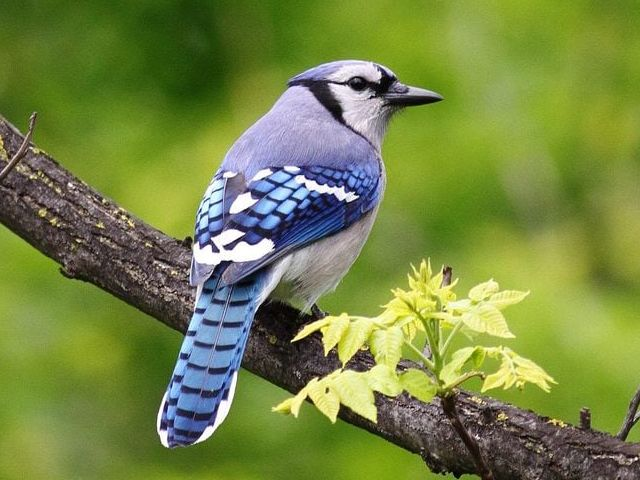
#> input picture app/salience/test_scripts/test.jpg, 640 x 480 px
$ python comp_sal_test.py
#> lines starting #> are read from the running program, lines starting #| are printed output that depends on the picture; after the words box and inside, x2 and y2 are one past the last pixel; in counts of white or black regions, pixels touching at a corner belong together
#> in main, input_img is the input picture: shape (480, 640, 3); mean B, G, R 68.1, 134, 117.6
### app/salience/models.py
import numpy as np
import cv2
from skimage.color import rgb2gray

class BMS:
    @staticmethod
    def binarize_img(gray, threshold):
        # Use faster numpy vector comparison to threshold image
        return (gray > threshold).astype(np.uint8)

    @staticmethod
    def activate_bool_map(bool_map):
        """
        Label connected components, then keep only
        those that do NOT touch the image border.
        Gestalt principle: areas surrounded with contrasting info are salient.
        """
        # connectedComponentsWithStats gives:
        #   num_labels, label_map, stats, centroids
        num_labels, label_map, stats, _ = cv2.connectedComponentsWithStats(bool_map, connectivity=8)
        h, w = bool_map.shape
        attn = np.zeros_like(bool_map, dtype=np.float32)

        # stats[i] = [x, y, width, height, area]
        for label in range(1, num_labels):  # skip background=0
            x, y, width, height, area = stats[label]
            # If region touches any border,
            # its bbox will start at 0
            # or extend up to w/h
            if x == 0 or y == 0 or x + width >= w or y + height >= h:
                continue
            # Otherwise activate those pixels
            attn[label_map == label] = 1.0

        return attn

    @staticmethod
    def computeSaliency(img, n_thresholds=16, lb=25, ub=230):
        """
        img: BGR or RGB image array (HxWx3)
        returns: success flag, saliency map normalized to [0,1]
        """
#> called with n_thresholds = 16, lb = 25, ub = 230
        # 0) Validate input
        if img is None:
            print("Image not found.")
            return False, None
        if img.ndim not in [2,3]:
            print(f"Invalid image dim: {img.ndim} Must be 2 or 3")
            return False, None
        # 1) Convert to gray float in [0,255]
        gray = rgb2gray(img) * 255.0
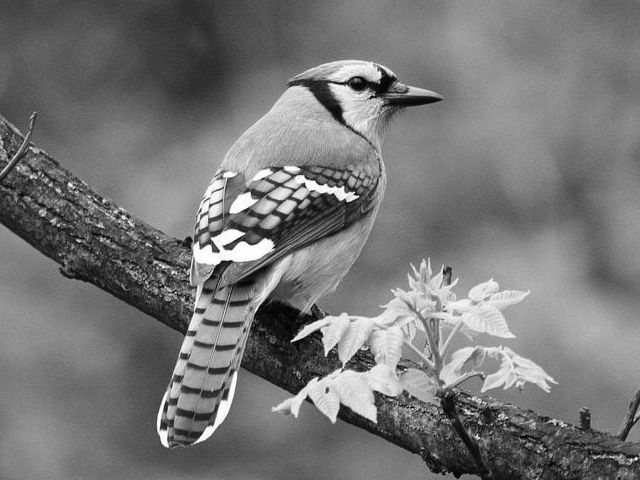
#> gray: shape (480, 640) float64; min 0, max 255, mean 118.8
        # 2) Generate thresholds (equally spaced)
        thresholds = np.linspace(lb, ub, n_thresholds, endpoint=False)

        # 3) For each threshold, build and activate the boolean map
        attn_map = np.zeros(gray.shape, dtype=np.float32)
        for thr in thresholds:
            bool_map = BMS.binarize_img(gray, thr)
            attn_map += BMS.activate_bool_map(bool_map)
#> this loop made 16 passes
#> num_labels in activate_bool_map on passes 1 to 12: 51, 67, 186, 304, 474, 655, 717, 825, 1044, 831, 648, 572
#> pass 1, in computeSaliency, `bool_map = BMS.binarize_img(gray, thr)`:
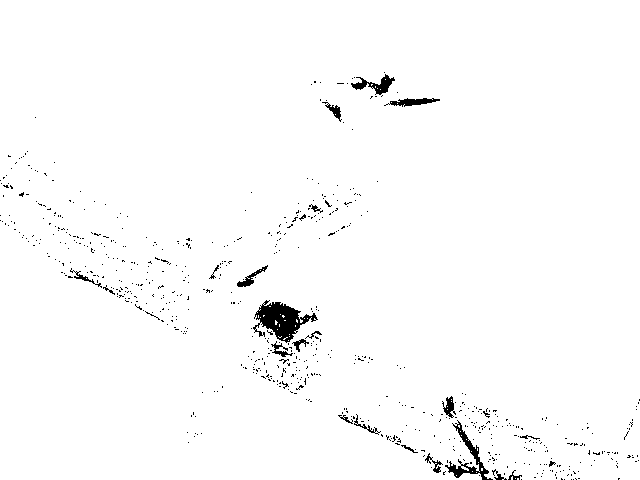
#> bool_map: shape (480, 640); values 0 (black) and 1 (white), 98.3% white; 686 black regions (664 under 20 px), largest, box (x1, y1, x2, y2) and area: (253, 300, 318, 343) 1272, (445, 420, 493, 480) 599, (351, 74, 395, 95) 345
#> pass 1, in activate_bool_map, `num_labels, label_map, stats, _ = cv2.connectedComponentsWithStats(boo..`:
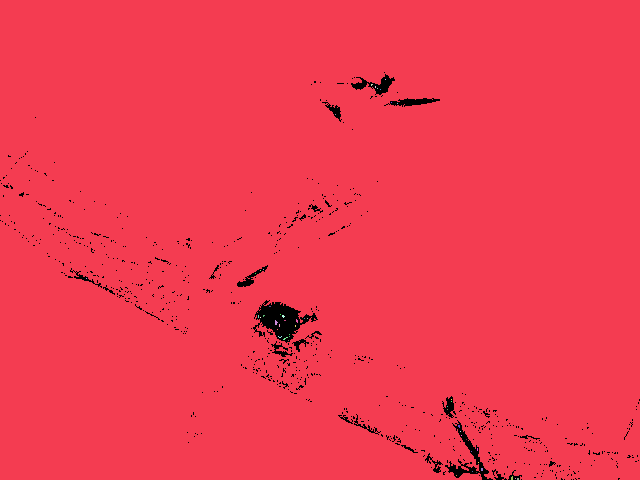
#> label_map: shape (480, 640) int32; 51 distinct labels, from 0 to 50; one colour per label, 0 black
#> pass 2, in computeSaliency, `bool_map = BMS.binarize_img(gray, thr)`:
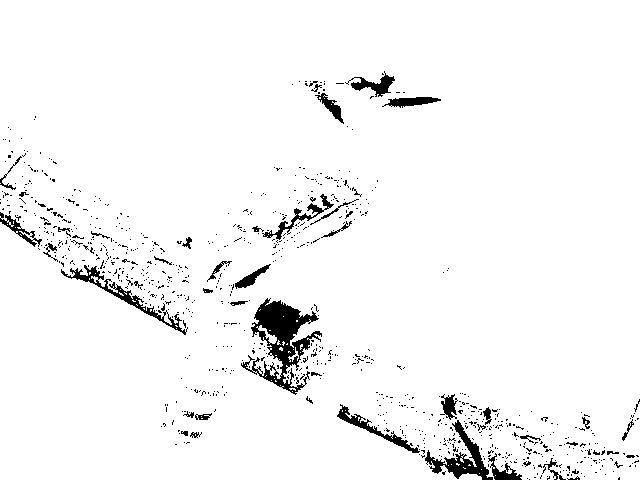
#> bool_map: shape (480, 640); values 0 (black) and 1 (white), 96% white; 885 black regions (839 under 20 px), largest, box (x1, y1, x2, y2) and area: (241, 298, 322, 395) 2839, (425, 420, 493, 480) 1161, (61, 265, 188, 335) 948
#> after the loop:
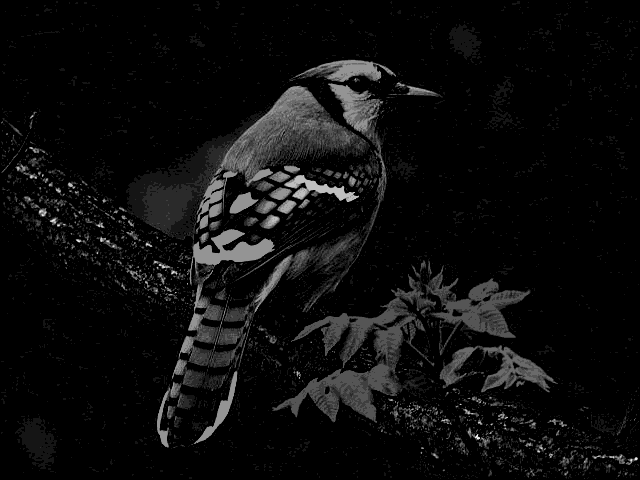
#> attn_map: shape (480, 640) float32; min 0, max 12, mean 0.633; drawn with min black and max white
#> after the loop:
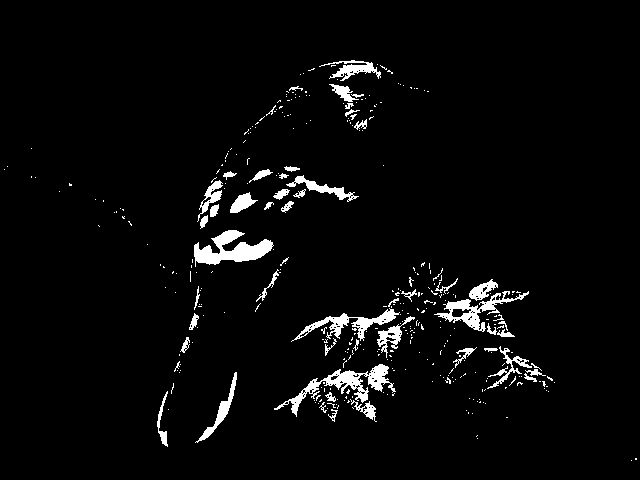
#> bool_map: shape (480, 640); values 0 (black) and 1 (white), 3.7% white; 357 white regions (302 under 20 px), largest, box (x1, y1, x2, y2) and area: (194, 230, 274, 267) 1418, (274, 364, 396, 417) 1405, (434, 291, 529, 332) 977

        # 4) Smooth the attention map
        attn_map = cv2.GaussianBlur(attn_map, ksize=(0, 0), sigmaX=3)
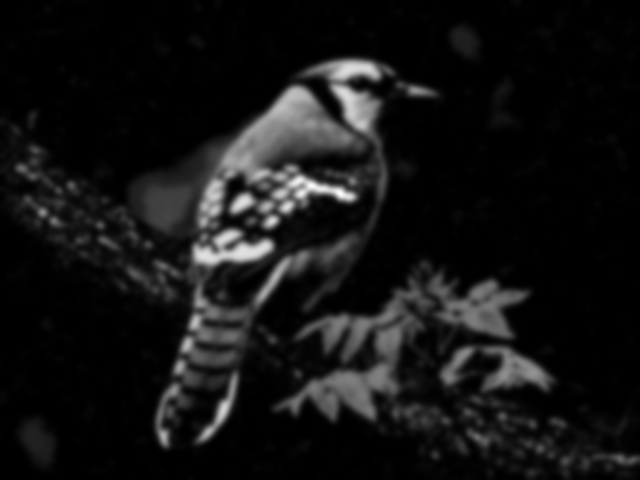
#> attn_map: shape (480, 640) float32; min 0, max 7.91, mean 0.633; drawn with min black and max white

        # 5) Normalize to [0,1]
        if attn_map.max() > attn_map.min(): # Conditoinal prevents 0 div when max=min
            sal_map = (attn_map - attn_map.min()) / (attn_map.max() - attn_map.min())
        # If max=min, bool maps likely were all 0
        # or dropped (all vals touched borders)
        else:
            return False, None
        return True, sal_map

### app/salience/test_scripts/bms/comp_sal_test.py
from app.salience.models import BMS
import cv2
import numpy as np
import os

def main():
    here = os.path.dirname(__file__)
    img_path = os.path.join(here,'..', 'test.jpg')

    input_img = cv2.imread(img_path)

    success, sal_map = BMS.computeSaliency(input_img)
#> success = True
    if not success:
        raise RuntimeError("ERROR: Saliency computation failed")

    sal_u8 = (sal_map * 255).astype(np.uint8)
    cv2.imwrite(os.path.join(here,'sal_map.png'), sal_u8)

if __name__ == '__main__':
    main()
